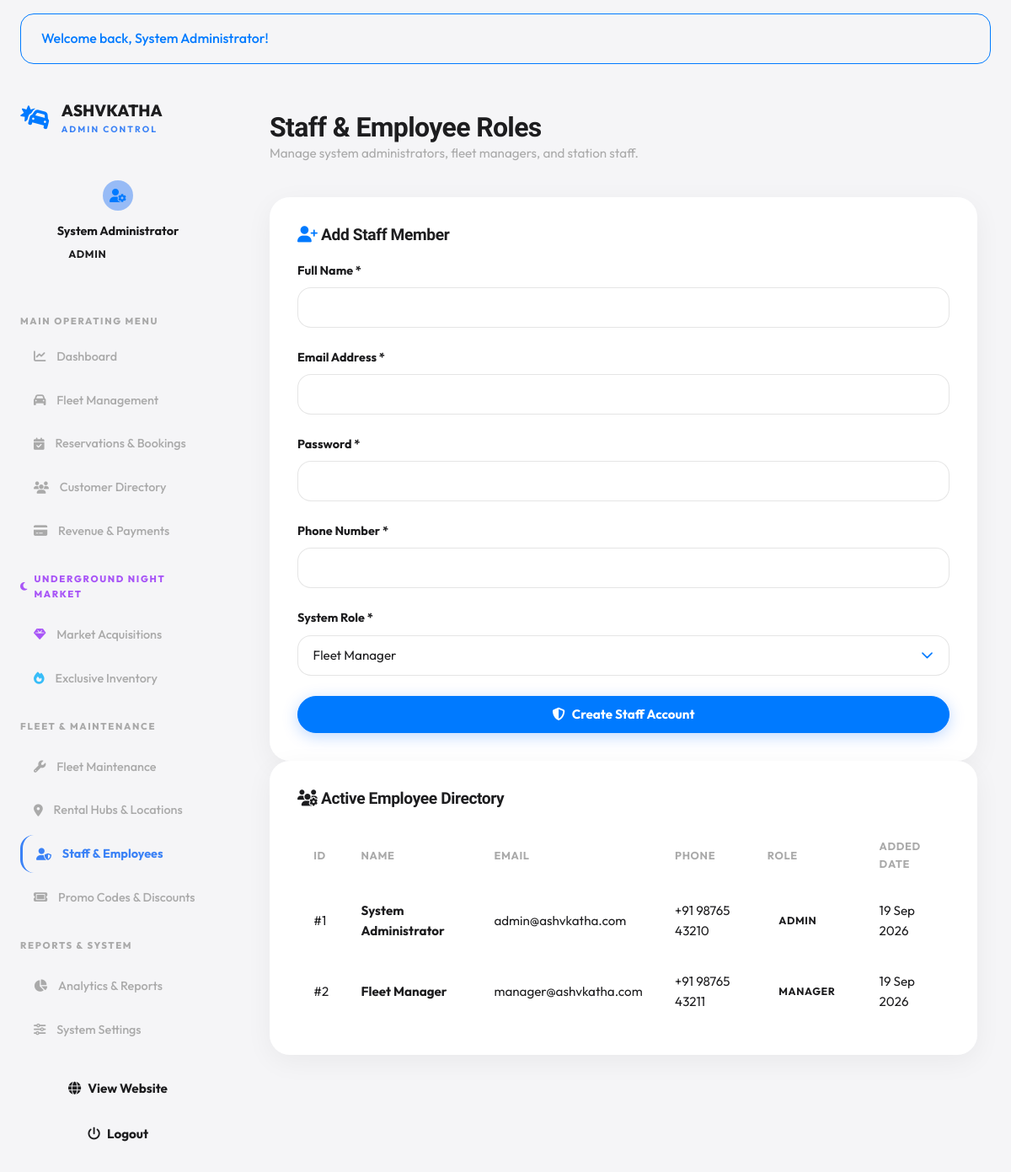
Page /admin/employees.php (signed in) on the committed database.
### tables this page shows
CREATE TABLE `users` (
  `id` int(11) NOT NULL AUTO_INCREMENT,
  `full_name` varchar(100) NOT NULL,
  `email` varchar(100) NOT NULL,
  `password` varchar(255) NOT NULL,
  `phone` varchar(20) NOT NULL,
  `role` enum('admin','manager','staff','customer') NOT NULL DEFAULT 'customer',
  `driving_license` varchar(50) DEFAULT NULL,
  `address` text DEFAULT NULL,
  `created_at` timestamp NOT NULL DEFAULT current_timestamp(),
  PRIMARY KEY (`id`),
  UNIQUE KEY `email` (`email`)
);

### includes/auth.php (called while the page is built, shortened)
<?php
require_once __DIR__ . '/functions.php';
function is_logged_in() {
    return isset($_SESSION['user_id']) && !empty($_SESSION['user_id']);
}
function get_logged_user() {
    return [
        'id' => $_SESSION['user_id'] ?? 0,
        'full_name' => $_SESSION['user_name'] ?? 'User',
        'email' => $_SESSION['user_email'] ?? '',
        'role' => $_SESSION['user_role'] ?? 'customer',
        'phone' => $_SESSION['user_phone'] ?? '',
    ];
}

### admin/employees.php (the view, shortened to what this page needs)
<?php
require_once __DIR__ . '/../includes/auth.php';
require_once __DIR__ . '/../includes/functions.php';
$db = get_db_connection();
$staff = $db->query("SELECT * FROM users WHERE role IN ('admin', 'manager', 'staff') ORDER BY id ASC")->fetchAll();
include __DIR__ . '/../includes/header.php';
?>
<div class="dashboard-layout">
  <?php include __DIR__ . '/../includes/admin-sidebar.php'; ?>
  <main class="dashboard-content">
    <div class="dashboard-header">
      <div>
        <h1 class="dashboard-title">Staff & Employee Roles</h1>
        <p class="dashboard-subtitle">Manage system administrators, fleet managers, and station staff.</p>
      </div>
    </div>
    <div class="catalog-layout" style="grid-template-columns: 340px 1fr;">
      <div class="card">
        <h3 style="font-size: 1.2rem; margin-bottom: 1.2rem;"><i class="fa-solid fa-user-plus" style="color: var(--primary);"></i> Add Staff Member</h3>
        <form action="<?php echo url('/admin/employees.php'); ?>" method="POST">
          <div class="form-group">
            <label class="form-label">Full Name *</label>
            <input type="text" name="full_name" class="form-control" required>
          </div>
          <div class="form-group">
            <label class="form-label">Email Address *</label>
            <input type="email" name="email" class="form-control" required>
          </div>
          <div class="form-group">
            <label class="form-label">Password *</label>
            <input type="password" name="password" class="form-control" required>
          </div>
          <div class="form-group">
            <label class="form-label">Phone Number *</label>
            <input type="text" name="phone" class="form-control" required>
          </div>
          <div class="form-group">
            <label class="form-label">System Role *</label>
            <select name="role" class="form-control" required>
              <option value="manager">Fleet Manager</option>
            </select>
          </div>
          <button type="submit" class="btn btn-primary" style="width: 100%;"><i class="fa-solid fa-shield-halved"></i> Create Staff Account</button>
        </form>
      </div>
      <div class="card">
        <h3 style="font-size: 1.2rem; margin-bottom: 1.2rem;"><i class="fa-solid fa-users-gear"></i> Active Employee Directory</h3>
        <div class="table-responsive">
          <table class="data-table">
            <thead>
              <tr>
                <th>ID</th>
                <th>Name</th>
                <th>Email</th>
                <th>Phone</th>
                <th>Role</th>
                <th>Added Date</th>
              </tr>
            </thead>
            <tbody>
              <?php foreach ($staff as $s): ?>
                <tr>
                  <td>#<?php echo $s['id']; ?></td>
                  <td><strong><?php echo htmlspecialchars($s['full_name']); ?></strong></td>
                  <td><?php echo htmlspecialchars($s['email']); ?></td>
                  <td><?php echo htmlspecialchars($s['phone']); ?></td>
                  <td><span class="badge badge-primary"><?php echo strtoupper(htmlspecialchars($s['role'])); ?></span></td>
                  <td><?php echo date('d M Y', strtotime($s['created_at'])); ?></td>
                </tr>
              <?php endforeach; ?>
            </tbody>
          </table>
        </div>
      </div>
    </div>
  </main>
</div>
</body>
</html>

### includes/admin-sidebar.php
<?php
require_once __DIR__ . '/functions.php';
$admin_page = basename($_SERVER['PHP_SELF']);
$user = get_logged_user();
?>
<aside class="admin-sidebar">
  <div class="sidebar-header">
    <a href="<?php echo url('/admin/dashboard.php'); ?>" class="sidebar-brand">
      <i class="fa-solid fa-car-burst"></i>
      <div>
        <span class="brand-title">ASHVKATHA</span>
        <span class="brand-sub">ADMIN CONTROL</span>
      </div>
    </a>
  </div>
  <div class="sidebar-user">
    <div class="user-avatar"><i class="fa-solid fa-user-gear"></i></div>
    <div class="user-info">
      <span class="user-name"><?php echo htmlspecialchars($user['full_name'] ?? 'Admin'); ?></span>
      <span class="user-role badge badge-primary"><?php echo strtoupper(htmlspecialchars($user['role'] ?? 'ADMIN')); ?></span>
    </div>
  </div>
  <nav class="sidebar-nav">
    <div class="nav-section-title">MAIN OPERATING MENU</div>
    <ul>
      <li class="<?php echo ($admin_page == 'dashboard.php') ? 'active' : ''; ?>">
        <a href="<?php echo url('/admin/dashboard.php'); ?>"><i class="fa-solid fa-chart-line"></i> Dashboard</a>
      </li>
      <li class="<?php echo ($admin_page == 'vehicles.php' || $admin_page == 'add-vehicle.php' || $admin_page == 'edit-vehicle.php') ? 'active' : ''; ?>">
        <a href="<?php echo url('/admin/vehicles.php'); ?>"><i class="fa-solid fa-car"></i> Fleet Management</a>
      </li>
      <li class="<?php echo ($admin_page == 'bookings.php') ? 'active' : ''; ?>">
        <a href="<?php echo url('/admin/bookings.php'); ?>"><i class="fa-solid fa-calendar-check"></i> Reservations & Bookings</a>
      </li>
      <li class="<?php echo ($admin_page == 'customers.php') ? 'active' : ''; ?>">
        <a href="<?php echo url('/admin/customers.php'); ?>"><i class="fa-solid fa-users"></i> Customer Directory</a>
      </li>
      <li class="<?php echo ($admin_page == 'payments.php') ? 'active' : ''; ?>">
        <a href="<?php echo url('/admin/payments.php'); ?>"><i class="fa-solid fa-credit-card"></i> Revenue & Payments</a>
      </li>
      <div class="nav-section-title" style="color: #a855f7; display: flex; align-items: center; gap: 0.4rem;"><i class="fa-solid fa-moon"></i> UNDERGROUND NIGHT MARKET</div>
      <li class="<?php echo ($admin_page == 'night-market-orders.php') ? 'active' : ''; ?>">
        <a href="<?php echo url('/admin/night-market-orders.php'); ?>"><i class="fa-solid fa-gem" style="color: #a855f7;"></i> Market Acquisitions</a>
      </li>
      <li class="<?php echo ($admin_page == 'night-market-vehicles.php') ? 'active' : ''; ?>">
        <a href="<?php echo url('/admin/night-market-vehicles.php'); ?>"><i class="fa-solid fa-fire" style="color: #38bdf8;"></i> Exclusive Inventory</a>
      </li>
      <div class="nav-section-title">FLEET & MAINTENANCE</div>
      <li class="<?php echo ($admin_page == 'maintenance.php') ? 'active' : ''; ?>">
        <a href="<?php echo url('/admin/maintenance.php'); ?>"><i class="fa-solid fa-wrench"></i> Fleet Maintenance</a>
      </li>
      <li class="<?php echo ($admin_page == 'locations.php') ? 'active' : ''; ?>">
        <a href="<?php echo url('/admin/locations.php'); ?>"><i class="fa-solid fa-location-dot"></i> Rental Hubs & Locations</a>
      </li>
      <li class="<?php echo ($admin_page == 'employees.php') ? 'active' : ''; ?>">
        <a href="<?php echo url('/admin/employees.php'); ?>"><i class="fa-solid fa-user-shield"></i> Staff & Employees</a>
      </li>
      <li class="<?php echo ($admin_page == 'discounts.php') ? 'active' : ''; ?>">
        <a href="<?php echo url('/admin/discounts.php'); ?>"><i class="fa-solid fa-ticket"></i> Promo Codes & Discounts</a>
      </li>
      <div class="nav-section-title">REPORTS & SYSTEM</div>
      <li class="<?php echo ($admin_page == 'reports.php') ? 'active' : ''; ?>">
        <a href="<?php echo url('/admin/reports.php'); ?>"><i class="fa-solid fa-chart-pie"></i> Analytics & Reports</a>
      </li>
      <li class="<?php echo ($admin_page == 'settings.php') ? 'active' : ''; ?>">
        <a href="<?php echo url('/admin/settings.php'); ?>"><i class="fa-solid fa-sliders"></i> System Settings</a>
      </li>
    </ul>
  </nav>
  <div class="sidebar-footer">
    <a href="<?php echo url('/index.php'); ?>" class="btn btn-outline-sm"><i class="fa-solid fa-globe"></i> View Website</a>
    <a href="<?php echo url('/logout.php'); ?>" class="btn btn-danger-sm"><i class="fa-solid fa-power-off"></i> Logout</a>
  </div>
</aside>

### assets/css/global.css (style rules this page uses)
:root { --primary: #007aff; --primary-glow: #3B82F680; --bg-light: #f5f5f7; --bg-dark: #1d1d1f; --bg-surface: #ffffff; --bg-card: rgba(255, 255, 255, 0.95); --bg-card-hover: #ffffff; --text-dark: #1d1d1f; --text-gray: #6e6e73; --text-muted: #aaaaaa; --text-light: #f5f5f7; --border-color: #aaaaaa; --border-light: rgba(170, 170, 170, 0.35); --border-glow: #3B82F680; --chocolate-brown: #1d1d1f; --coffeebrown: #1d1d1f; --forestgreen: #1d1d1f; --accent-green: #007aff; --border-green: rgba(0, 122, 255, 0.25); --lightyellow: #f5f5f7; --pure-black: #1d1d1f; --pure-white: #ffffff; --bg-whitesmoke: #f5f5f7; --bg-silver: #e5e5ea; --scrollbar-track: #000000; --scrollbar-thumb: #000000; --font-title: "Schibsted Grotesk", -apple-system, BlinkMacSystemFont, sans-serif; --font-body: "Outfit", -apple-system, BlinkMacSystemFont, sans-serif; --font-main: "Outfit", -apple-system, BlinkMacSystemFont, sans-serif; --radius-sm: 8px; --radius-md: 16px; --radius-lg: 24px; --radius-full: 9999px; --shadow-sm: 0 4px 16px rgba(0, 0, 0, 0.04); --shadow-lg: 0 16px 40px rgba(0, 0, 0, 0.08); --transition: none; }
*, *::before, *::after { box-sizing: border-box; margin: 0; padding: 0; }
html { font-size: 16px; scroll-behavior: auto !important; scrollbar-color: #000000 #000000 !important; scrollbar-width: thin !important; overflow-y: scroll !important; margin: 0 !important; padding: 0 !important; width: 100% !important; max-width: 100vw !important; }
body { margin: 0 !important; padding: 0 !important; width: 100% !important; max-width: 100vw !important; font-family: var(--font-body); background-color: var(--bg-light); color: var(--text-dark); line-height: 1.6; overflow-x: hidden; min-height: 100vh; display: flex; flex-direction: column; -webkit-font-smoothing: antialiased; }
a { color: inherit; text-decoration: none; transition: none; }
ul { list-style: none; }
h1, h2, h3, h4, h5, h6 { font-family: var(--font-title); font-weight: 800; line-height: 1.2; color: var(--text-dark); letter-spacing: -0.02em; }
.card, .glass-card { background: var(--bg-card); backdrop-filter: blur(12px); -webkit-backdrop-filter: blur(12px); border: 1px solid rgba(255, 255, 255, 0.6); border-radius: var(--radius-lg); padding: 2rem; box-shadow: 0 8px 32px rgba(0, 0, 0, 0.05); }
.btn { display: inline-flex; align-items: center; justify-content: center; gap: 0.5rem; padding: 0.85rem 1.8rem; font-family: var(--font-body); font-size: 0.95rem; font-weight: 700; line-height: 1; border-radius: var(--radius-full); border: 1px solid transparent; cursor: pointer; white-space: nowrap; text-decoration: none !important; outline: none !important; box-sizing: border-box; vertical-align: middle; transform: none !important; transition: background-color 0.15s ease, border-color 0.15s ease, box-shadow 0.15s ease, color 0.15s ease; }
.btn-primary { background-color: var(--primary); border-color: var(--primary); color: #ffffff; box-shadow: 0 4px 18px rgba(0, 102, 255, 0.25); }
.badge { display: inline-flex; align-items: center; gap: 0.4rem; padding: 0.35rem 0.85rem; font-size: 0.78rem; font-weight: 700; border-radius: var(--radius-full); text-transform: uppercase; letter-spacing: 0.05em; }

### assets/css/forms.css (style rules this page uses)
.form-group { margin-bottom: 1.5rem; display: flex; flex-direction: column; gap: 0.5rem; }
.form-label { font-size: 0.9rem; font-weight: 700; color: var(--chocolate-brown); display: flex; align-items: center; gap: 0.4rem; }
.form-control { width: 100%; padding: 0.85rem 1.1rem; background-color: #ffffff; border: 1px solid rgba(170, 170, 170, 0.3); border-radius: var(--radius-md); color: var(--text-dark); font-family: var(--font-body); font-size: 0.95rem; }
.form-control::placeholder { color: #aaaaaa; }
select.form-control { cursor: pointer; background-repeat: no-repeat; background-position: right 1rem center; background-size: 1.2rem; appearance: none; -webkit-appearance: none; padding-right: 2.5rem; }
select.form-control option { background-color: #ffffff; color: var(--text-dark); }

### rows in the picture
users: full_name "System Administrator", role "ADMIN", id "1", email "admin@ashvkatha.com", phone "+91 98765 43210", created_at "19 Sep 2026"
users: id "2", full_name "Fleet Manager", email "manager@ashvkatha.com", phone "+91 98765 43211", role "MANAGER", created_at "19 Sep 2026"

### other values in the picture
$msg "Welcome back, System Administrator!"
